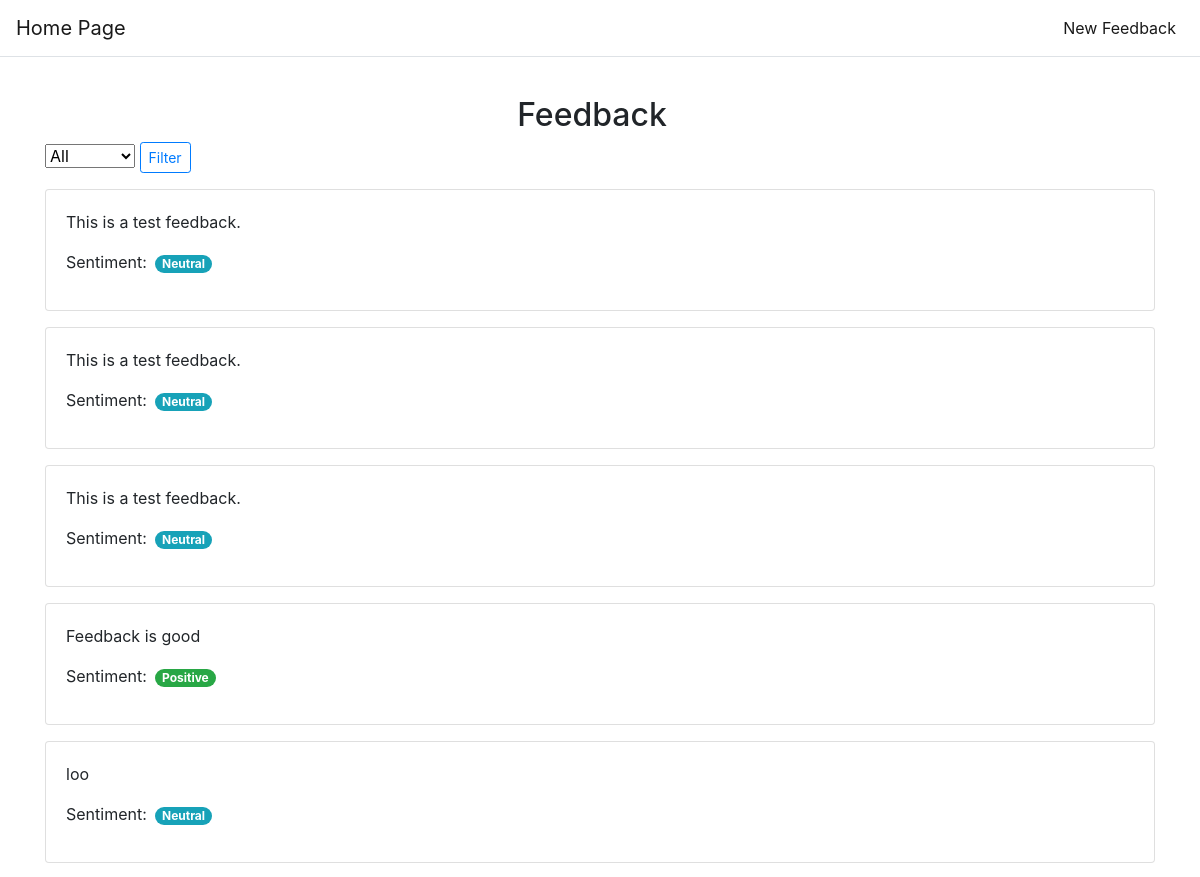
Before: / (upper part) with the older database file.
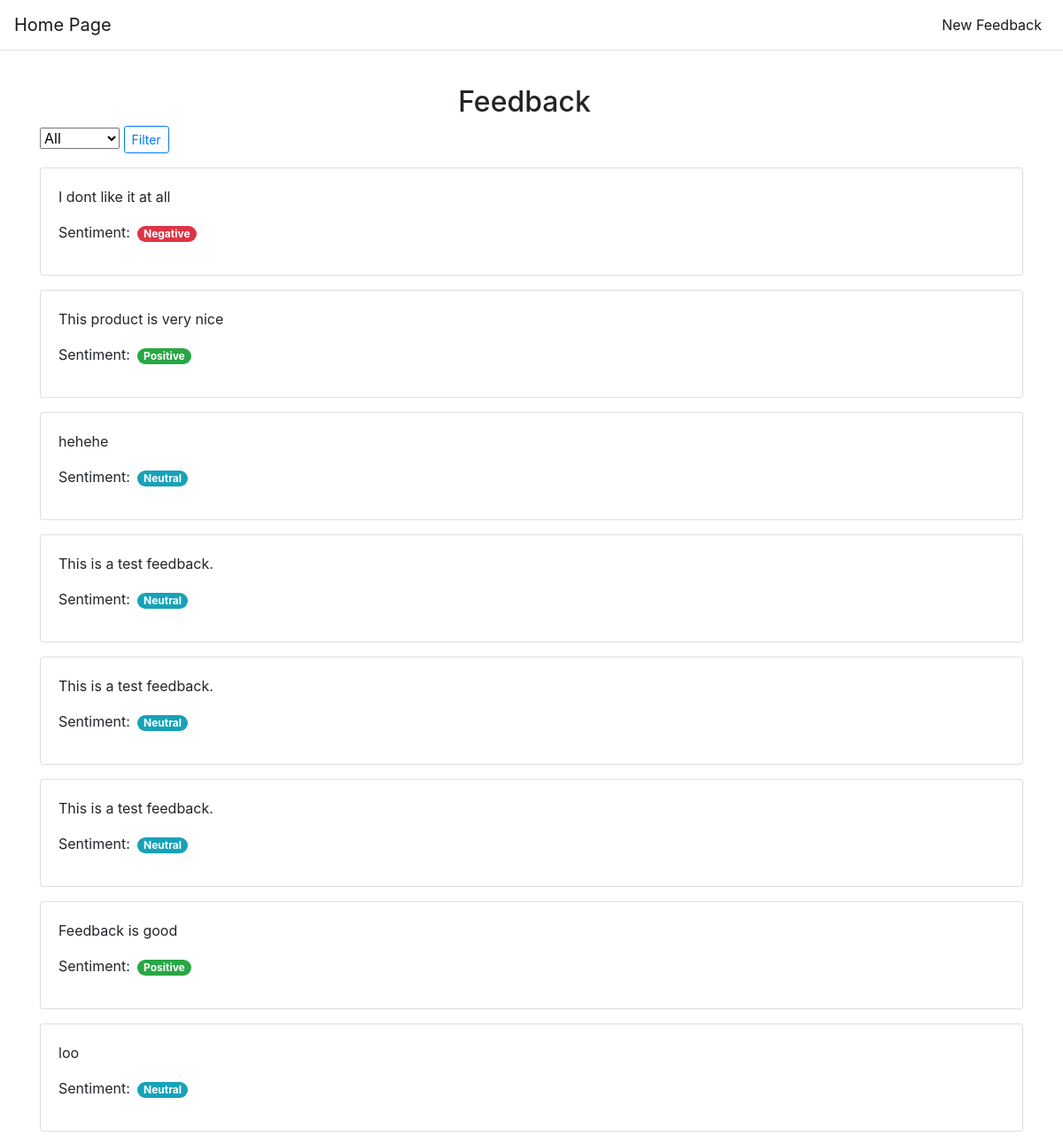
After: the same page with the newer database file.
### tables this page shows
CREATE TABLE Feedback (
    id INTEGER PRIMARY KEY AUTOINCREMENT,
    feedback_text TEXT NOT NULL,
    sentiment_result TEXT DEFAULT ''
);

### app.py (the view)
@app.route('/', methods=['GET'])
def index():
    conn = get_db_connection()
    cursor = reversed(list(conn.execute('SELECT * FROM Feedback').fetchall()))
    list_feedback = [serialize_feedback(row) for row in cursor]
    conn.close()
    return render_template('index.html', list_feedback=list_feedback)

### app.py (called while the page is built)
def get_db_connection():
    conn = sqlite3.connect('database.db')
    conn.row_factory = sqlite3.Row
    return conn

def serialize_feedback(row):
    return {
        'id': row['id'],
        'feedback_text': row['feedback_text'],
        'sentiment_result': row['sentiment_result']
    }

### templates/index.html (shortened to what this page needs)
{% extends 'base.html' %}
{% block content %}
<div>
  <div class="mt-100">
    <div class="mr-md-3 pt-2 px-3 pt-md-3 px-md-5 text-center">
      <h2>Feedback</h2>
    </div>
    <div>
      <form action="{{ url_for('get_filtered_feedback') }}" method="GET">
          <select class="form-select" name="sentiment">
              <option value="">All</option>
          </select>
          <button class="btn btn-outline-primary btn-sm" type="submit">Filter</button>
      </form>
    </div>
      {% if list_feedback %}
          {% for feedback in list_feedback %}
            <div class="card my-3">
              <div class="card-body">
                <div class="card-title">
                  <p>{{ feedback.feedback_text }}</p>
                </div>
                <div style="display: flex; align-items:baseline;">
                  <p>Sentiment:</p>
                  <div class="ml-2">
                    {% if feedback.sentiment_result == 'Positive' %}
                    <span class="badge badge-pill badge-success">{{ feedback.sentiment_result}}</span>
                    {% elif feedback.sentiment_result == 'Negative' %}
                    <span class="badge badge-pill badge-danger">{{ feedback.sentiment_result}}</span>
                    {% elif feedback.sentiment_result == 'Neutral' %}
                    <span class="badge badge-pill badge-info">{{ feedback.sentiment_result}}</span>
                    {% endif %}
                  </div>
                </div>
              </div>
            </div>
          {% endfor %}
      {% else %}
          <p>No feedback listed yet</p>
      {% endif %}
  </div>
</div>
{% endblock %}

### templates/base.html (shortened to what this page needs)
<!DOCTYPE html>
<html lang="en">
<head>
    <link rel="stylesheet" href="https://cdn.jsdelivr.net/npm/bootstrap@4.3.1/dist/css/bootstrap.min.css">
</head>
<body>
    {% include "navbar.html" %}
    <div class="container"  style="margin-top: 80px;">
        {% block content %}
        {% endblock %}
    </div>
</body>
</html>

### templates/navbar.html (shortened to what this page needs)
<nav class="navbar navbar-expand-md navbar-light fixed-top bg-white border-bottom box-shadow">
  <a class="navbar-brand my-0 mr-md-auto" href="{{ url_for('index') }}">Home Page</a>
  <div class="collapse navbar-collapse" id="navbarCollapse">
    <ul class="navbar-nav ml-auto">
      <li class="nav-item active">
        <a class="nav-link" href="{{ url_for('submitfeedback') }}">New Feedback</a>
      </li>
    </ul>
  </div>
</nav>

Changed rows visible on the page:
added Feedback: feedback_text "I dont like it at all", sentiment_result "Negative"
added Feedback: feedback_text "This product is very nice", sentiment_result "Positive"
added Feedback: feedback_text "hehehe", sentiment_result "Neutral"
